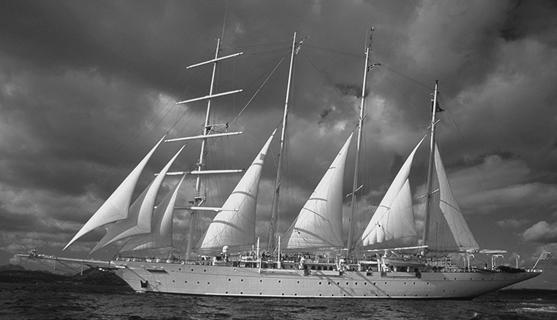
#> input picture МОЦОС/Lab1_МОЦОС_2025/var6.png, 557 x 320 px
$ jupyter execute lab_1_mocos.ipynb
#> lines starting #> are read from the running program, lines starting #| are printed output that depends on the picture
# **Выполнил: Троицкий Тимофей**
# **Группа: ПМ-32**

[cell 1]
import numpy as np
import math
import matplotlib.pyplot as plt
from scipy.interpolate import interp1d
from skimage.io import imread
from skimage import io, transform

# Часть 1

## Номер 1

#### $\nu_1 = 32, \nu_2 = 69$
#### $x(t) = \sin(2\pi\nu_1t) + \sin(2\pi\nu_2t)$
#### Частоту дискретизации будем определять исходя из правила:$$f_д > 2F_{max} $$
#### $F_{max} = max(\nu_1,\nu_2) = \nu_2$
#### $$f_д > 2\nu_2 $$
#### $$f_д > 138 Гц$$

## Номер 2

### Дискретизация сигнала с частотой f:
#### $f_0 = 138$ Гц
#### ***$f_1 = (f_0 - 10) = 128 Гц$:*** $$ \sin(64\pi\frac{n}{128}) + \sin(138\pi\frac{n}{128})$$
#### ***$f_2 = (f_0 + 10) = 148 Гц$:*** $$ \sin(64\pi\frac{n}{148}) + \sin(138\pi\frac{n}{148}) $$
#### ***$f_3 = (f_0 + 1) = 139 Гц$:*** $$ \sin(64\pi\frac{n}{139}) + \sin(138\pi\frac{n}{139}) $$

## Номер 3

[cell 2]
# Задаем параметры сигнала
nu_1, nu_2 = 32, 69  # Частоты сигналов
f_0 = 2 * max(nu_1, nu_2)  # Минимальная частота дискретизации
f_1 = f_0 - 10
f_2 = f_0 + 10
f_3 = f_0 + 1

# Функция для генерации исходного сигнала
def generate_signal(t):
    return np.sin(2 * np.pi * nu_1 * t) + np.sin(2 * np.pi * nu_2 * t)

# [11 lines of commented-out code are left out]

def S(sig, delta_t, nu):
    N = len(sig)
    signal = np.array([np.sum(sig * np.exp(-2j * np.pi * f * np.arange(N) * delta_t) * delta_t) for f in nu])
    return np.abs(signal)


for f in [f_1, f_2, f_3]:
    # Генерация дискретизированного сигнала
    time_d = np.arange(0, 1, 1/f)  # Временные точки
    disc_func = generate_signal(time_d)  # Дискретизированный сигнал

    time_orig = np.linspace(0,1,1000)
    func_orig = generate_signal(time_orig)

    fig, axes = plt.subplots(2, 1, figsize=(15, 8))

    axes[0].plot(time_d, disc_func, color='#900C3F', marker='o', linestyle='', label='Дискретизированный', markersize=6)  # Дискретизированный сигнал
    axes[0].plot(time_orig, func_orig, color='#4b5320', linestyle='-', label='Оригинал')  # Оригинальный сигнал
    axes[0].set_xlabel('Время (с)')
    axes[0].set_ylabel('Амплитуда')
    axes[0].grid(True)
    axes[0].set_title(f"Сигнал: sin(2π*{nu_1}t) + sin(2π*{nu_2}t)\nЧастота дискретизации: {f:.1f} Гц")
    axes[0].legend()

    ν = np.linspace(-f,2*f, 3000)  # Частоты для спектра
    Спектр = S(disc_func, 1/f, ν)

    axes[1].plot(ν, Спектр, color='#9B2D30', linestyle='-', label='Дискретизированный', markersize=6)  # Спектр
    axes[1].set_xlim([min(ν), max(ν)])
    axes[1].set_xlabel('Частота (Гц)')
    axes[1].set_ylabel('Амплитуда спектра')
    axes[1].grid(True)

    plt.tight_layout()
    plt.show()  # Отображаем графики

$$
\sum_{k=-\infty}^{+\infty} x(k \, \Delta t) \cdot e^{-2 \pi i \nu k \, \Delta t} \cdot \Delta t
$$

## Номер 4

[cell 3]
f_d = f_0 - 10  # Возьмем частоту дискретизации меньше чем нужно по критерию

t_k = np.arange(0,1, 0.0001)
x_t = np.sin(2 * np.pi * nu_1 * t_k) + np.sin(2 * np.pi * nu_2 * t_k)

time_d = np.linspace(0, 1, f_d + 1)  # Временные точки
disc_func = generate_signal(time_d)  # Дискретизированный сигнал

def reconstructed(sig, delta_t, t):  # Всем встать в ряд Котельникова
#> called with sig = array of shape (129,), delta_t = 0.00781, t = array of shape (10000,)
    n = len(sig)
    signal = np.zeros(len(t))

    for i,T in enumerate(t):
        mass = 0
        for k in range(-n,n):
            mass += sig[k%n] * np.sin(np.pi*(1/delta_t)*(T-k*delta_t))/(np.pi*(1/delta_t)*(T-k*delta_t))
        signal[i] = mass

    return signal

y_t = reconstructed(disc_func, 1/f_d, t_k)

[cell 4]
# Графики
plt.figure(figsize=(10, 3.5))
plt.plot(t_k, x_t, color='#f19cbb', label='Исходный сигнал x(t)')
plt.plot(time_d, disc_func, color='#900C3F', marker='o', linestyle='', label='Дискретизированный', markersize=3)
plt.plot(t_k, y_t, label='Восстановленный сигнал y(t) (линейная интерполяция)')
plt.title('Исходный и дискретизированный сигналы')
plt.xlabel('Время (с)')
plt.ylabel('Амплитуда')
plt.xlim(0,0.25)  # Ограничение 0.25 стоит для того чтобы можно было нормально анализировать график
plt.legend()
plt.grid(True)

plt.tight_layout()
plt.show()
#> figure, not shown here; curve peaks at x = 0.352, y = 2; curve peaks at x = 0.352, y = 2

### ***Итог:*** При неправильно выбранной частоте дискретизации реальный и восстановленный сигнал отличаются, но в точках дискретизации значения совпадают. При такой частоте дискретизации эти сигналы для нас не отличимы

## Номер 5

[cell 5]
# Считываем изображение
fd = imread('var6.png', as_gray=True)
#> fd is the input picture: shape (320, 557) float64; min 0.0196, max 0.984, mean 0.39

# Получаем размеры изображения
M, N = fd.shape
#> M = 320; N = 557

# Определяем коэффициенты прореживания
k_values = [2, 3, 4]

# Создаем фигуру для отображения изображений
fig, axes = plt.subplots(1, len(k_values) + 1, figsize=(15, 5))

# Отображаем оригинальное изображение
axes[0].imshow(fd, cmap='gray')
axes[0].set_title('Оригинальное изображение')
axes[0].axis('off')

# Проходим по каждому коэффициенту k
for i, k in enumerate(k_values):
    # Прореживаем изображение
    ff = fd[::k, ::k]
    Mk, Nk = ff.shape  # размеры прореженного изображения

    # Создаем массив Sinc для интерполяции
    ColumnInd = np.arange(0, max(Mk, Nk))
    SincArray = np.zeros((max(M, N), max(Mk, Nk)))

    for j in range(max(M, N)):
        SincArray[j] = np.sinc(j / k - ColumnInd)

    # Интерполируем изображение по функции Котельникова
    F = SincArray[:M, :Mk] @ ff @ np.transpose(SincArray[:N, :Nk])

    # Отображаем интерполированное изображение
    axes[i + 1].imshow(F, cmap='gray')
    axes[i + 1].set_title(f'Уменьшено в {k} раз')
    axes[i + 1].axis('off')
#> this loop made 3 passes
#> pass 1, `ff = fd[::k, ::k]`:
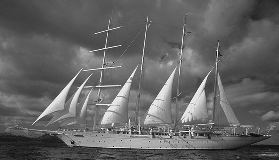
#> ff: shape (160, 279) float64; min 0.0392, max 0.98, mean 0.39
#> pass 1, `F = SincArray[:M, :Mk] @ ff @ np.transpose(SincArray[:N, :Nk])`:
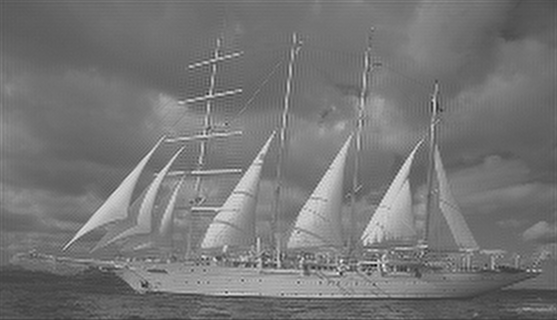
#> F: shape (320, 557) float64; min -0.336, max 1.23, mean 0.39; drawn with min black and max white
#> pass 2, `F = SincArray[:M, :Mk] @ ff @ np.transpose(SincArray[:N, :Nk])`:
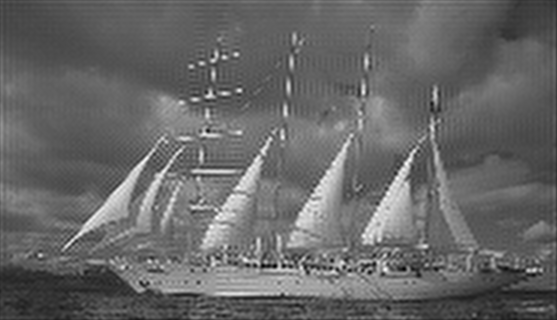
#> F: shape (320, 557) float64; min -0.105, max 1.12, mean 0.392; drawn with min black and max white
#> after the loop:
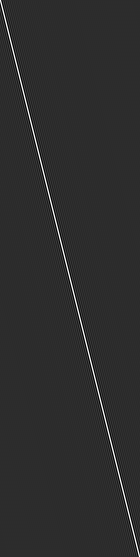
#> SincArray: shape (557, 140) float64; min -0.212, max 1, mean 0.00715; drawn with min black and max white

# Показываем все изображения
plt.tight_layout()
plt.show()

[cell 6]
# Отображаем оригинальное изображение
plt.imshow(fd, cmap='gray')
plt.title('Оригинальное изображение')
plt.axis('off')

[cell 7]
# Создаем фигуру для отображения изображений
fig, axes = plt.subplots(2, len(k_values), figsize=(15, 5))

# Проходим по каждому коэффициенту k
for i, k in enumerate(k_values):
    # Уменьшаем изображение с помощью resize
    resized_image = transform.resize(fd, (M // k, N // k), anti_aliasing=True, order=2)

    # Отображаем уменьшенное изображение
    axes[0][i].imshow(resized_image, cmap='gray')
    axes[0][i].set_title(f'Уменьшено в {k} раз')
    axes[0][i].axis('off')

    resized_image = transform.resize(fd, (M , N), anti_aliasing=True, order=2)

    # Отображаем увеличенное изображение
    axes[1][i].imshow(resized_image, cmap='gray')
    axes[1][i].set_title(f'Уменьшено в {k} раз и обратно')
    axes[1][i].axis('off')
#> this loop made 3 passes
#> pass 1, `resized_image = transform.resize(fd, (M // k, N // k), anti_aliasing=T..`:
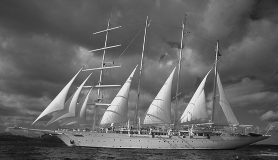
#> resized_image: shape (160, 278) float64; min 0.046, max 0.928, mean 0.39


# Показываем все изображения
plt.tight_layout()
plt.show()

# Часть 2

## Номер 1

[cell 8]
# Устанавливаем параметры
n = 200  # Количество отсчетов
a = 0            # Нижняя граница равномерного распределения
b = 1           # Верхняя граница равномерного распределения

# Генерируем случайный дискретный сигнал
sig = np.random.uniform(a, b, n)

# Создаем оси для графика
k = np.arange(n+1)

old_x = sig.copy()

# Строим график
plt.plot(k[:200],sig,linestyle='', marker='o', color='#f19cbb')
plt.title('Случайный дискретный сигнал x(k)')
plt.xlabel('k (отсчеты)')
plt.ylabel('x(k)')
plt.grid()
plt.tight_layout()
plt.show()
#> figure, not shown here; curve peaks at x = 149, y = 0.999

## Номер 2

[cell 9]
def quantize(signal, bits):
    N_levels = 2 ** bits
    xmin, xmax = min(signal), max(signal)
    q = (xmax - xmin) / N_levels

    d = [xmin + (i + 0.5) * q for i in range(N_levels)]
    J = np.linspace(xmin, xmax, N_levels + 1)
    res = np.zeros(len(signal))
    for i in range(len(signal)):
        for j in range(N_levels):
            if J[j] <= signal[i] <= J[j + 1]:
                res[i] = d[j]
                break

    return res,q

cvant = []
for i in range(1, 9):
    plt.subplots(1, 1, figsize=(16, 4))
    mass, q  = quantize(sig, i)
    cvant.append(mass)
    plt.stairs(mass, k, linestyle='-', color='#0047AB', linewidth=2, label="Квантованный")
    plt.plot(k[:200],sig, linestyle='', marker='o', color='#9B2D30', label="Дискретный сигнал")
    plt.title(f'Квантованный случайный дискретный сигнал с {i} битами')
    plt.xlabel('k (отсчеты)')
    plt.ylabel('x(k)')
    plt.grid()
    plt.tight_layout()
    plt.show()
    # 0047AB
    # 9B2D30

## Номер 3

[cell 10]
emp_errors = []
theor_errors = []

for bit in range(1, 9):
    x_quant, q = quantize(sig, bit)

    emp_error = np.mean((sig - x_quant) ** 2)
    emp_errors.append(emp_error)

    theor_error = q**2 / 12
    theor_errors.append(theor_error)

plt.figure(figsize=(12, 6))
plt.plot(range(1, 9), emp_errors, marker='o', linestyle='-', color='#0047AB', markersize=8, label="Выборочная ошибка")
plt.plot(range(1, 9), theor_errors, marker='s', linestyle='--', color='#f34723', markersize=8, label="Теоретическая оценка")

plt.xlabel("Количество бит", fontsize=14)
plt.ylabel("Ошибка квантования", fontsize=14)
plt.title("Зависимость ошибки квантования от количества бит", fontsize=16)
plt.xticks(fontsize=12)
plt.yticks(fontsize=12)
plt.legend(fontsize=12)
plt.grid(True, linestyle='--', alpha=0.7)

# Добавление аннотаций для каждой точки
for i in range(len(emp_errors)):
    plt.annotate(f"{emp_errors[i]:.4f}", (i + 1, emp_errors[i]), textcoords="offset points", xytext=(0,10), ha='center')
    plt.annotate(f"{theor_errors[i]:.4f}", (i + 1, theor_errors[i]), textcoords="offset points", xytext=(0,-15), ha='center')

plt.tight_layout()
plt.show()

## Номер 4

[cell 11]
snr_values = []

A_signal = np.mean(sig ** 2)

for bit in range(1,9):
    x_quant,q = quantize(sig, bit)

    # Выборочная ошибка квантования (формула 5)
    A_noise = np.mean((sig - x_quant) ** 2)
    emp_errors.append(A_noise)

    # Вычисление SNR
    SNR = 10 * np.log10(A_signal / A_noise)
    snr_values.append(SNR)

plt.plot(range(1,9), snr_values, marker='o', linestyle='-', color='#9B2D30', label="Дискретный сигнал")
plt.title(f'Квантованный случайный дискретный сигнал с {i} битами')
plt.xlabel('Количество бит')
plt.ylabel('SNR')
plt.grid()
plt.tight_layout()
plt.show()

## Номер 5

[cell 12]
m = 15
σ = m + 1

y = np.random.normal(m, σ, n)

# Создаем оси для графика
k = np.arange(n+1)

old_x = sig.copy()

# Строим график
plt.plot(k[:200],y, linestyle='', marker='o', color='#f19cbb')
plt.title('Случайный дискретный сигнал y(k) с нормальным распределением')
plt.xlabel('k (отсчеты)')
plt.ylabel('x(k)')
plt.grid()
plt.tight_layout()
plt.show()
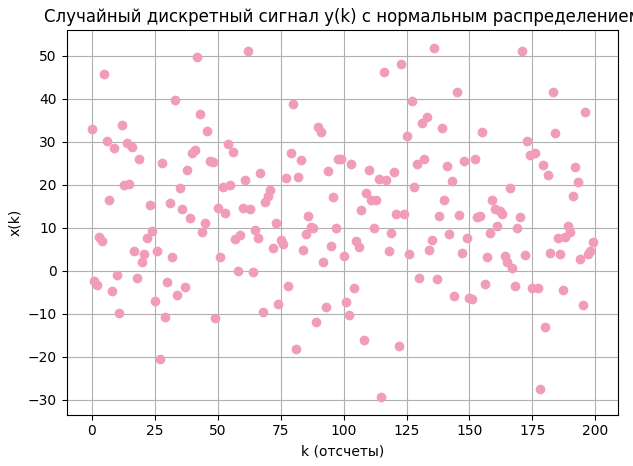
#> figure drawn by matplotlib, 1 panel; curve peaks at x = 136, y = 51.86

## Номер 6 и 7

[cell 13]
def lloyd_max_quantizer(x, bit, m, σ):
    # Определение уровней квантования и порогов для различных битовых глубин
    quant_levels = {
        1: ([-np.inf, 0, np.inf], [-0.7979, 0.7979]),

        2: ([-np.inf, -0.9816, 0, 0.9816, np.inf], [-1.5104, -0.4528, 0.4528, 1.5104]),

        3: ([-np.inf, -1.7479, -1.0500, -0.5005, 0, 0.5005, 1.0500, 1.7479, np.inf],

            [-2.1519, -1.3439, -0.7560, -0.2451, 0.2451, 0.7560, 1.3439, 2.1519]),

        4: ([-np.inf, -2.4008, -1.8435, -1.4371, -1.0993, -0.7995, -0.5224, -0.2582, 0,
              0.2582, 0.5224, 0.7995, 1.0993, 1.4371, 1.8435, 2.4008, np.inf],
            [-2.7326, -2.0690, -1.6180, -1.2562, -0.9423, -0.6568, -0.3880, -0.1284,
              0.1284, 0.3880, 0.6568, 0.9423, 1.2562, 1.6180, 2.0690, 2.7326])
    }

    # Извлечение порогов и уровней квантования для заданной битовой глубины
    thresholds = np.array(quant_levels[bit][0]) * σ + m
    quantization_levels = np.array(quant_levels[bit][1]) * σ + m

    # Инициализация выходного массива
    x_quant = np.zeros_like(x)

    # Применение квантования
    for i in range(len(quantization_levels)):
        if i < len(thresholds) - 1:
            mask = (x >= thresholds[i]) & (x < thresholds[i + 1])
            x_quant[mask] = quantization_levels[i]

    return x_quant

bit_depths = [1, 2, 3, 4]
t = np.linspace(0, len(y), len(y))

for i in bit_depths:
    y_quant = lloyd_max_quantizer(y, i, m, σ)

    plt.figure(figsize=(12, 6))

    # Используем plot для начального сигнала
    plt.plot(t[:200], y[:200], linestyle='', marker='o', color='#9B2D30', label="Дискретный сигнал")

    # Используем stairs для квантованного сигнала
    plt.stairs(y_quant[:200], np.arange(len(y_quant) + 1)[:201], linestyle='-', color='#0047AB', linewidth=2, label=f"Квантованный сигнал ({i} бит)")

    plt.legend()
    plt.title(f"Квантование с {i} битами")
    plt.xlabel("Время")
    plt.ylabel("Амплитуда")

    plt.tight_layout()
    plt.show()
#> this loop made 4 passes
#> pass 1, `plt.show()`:
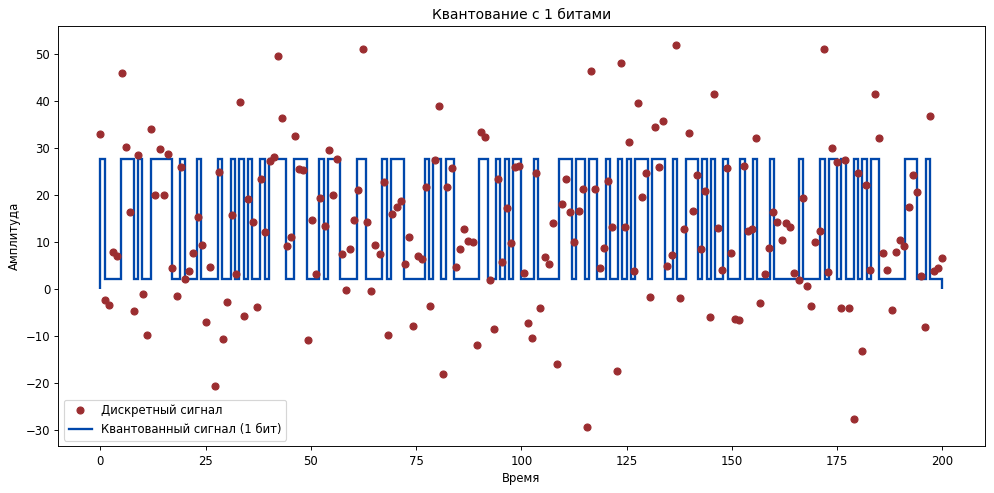
#> figure drawn by matplotlib, 1 panel; curve peaks at x = 136.7, y = 51.86

## Номер 8

[cell 14]
def ERr_Snr(y, y_q):
    err_quant = np.mean((y - y_q) ** 2)
    SNR = 10 * np.log10(np.var(y) / err_quant)
    return err_quant, SNR

err_quant = []
SNR = []

for i in bit_depths:
    y_q = lloyd_max_quantizer(y, i, m, σ)
    value = ERr_Snr(y, y_q)
    err_quant.append(value[0])
    SNR.append(value[1])

# График 1: Ошибка квантования
plt.figure(figsize=(10, 6))
plt.plot(bit_depths, err_quant, marker='o', linestyle='-', color='#0047AB')
plt.xlabel("Количество бит")
plt.ylabel("Среднеквадратичная ошибка")
plt.title("Ошибка квантования")
plt.grid()
plt.tight_layout()
plt.show()

# График 2: Отношение сигнал/шум (SNR)
plt.figure(figsize=(10, 6))
plt.plot(bit_depths, SNR, marker='o', linestyle='-', color='#9B2D30')
plt.xlabel("Количество бит")
plt.ylabel("SNR")
plt.title("SNR")
plt.grid()
plt.tight_layout()
plt.show()

## Номер 9

[cell 15]
bit_depths = [1, 2, 3, 4]
t = np.linspace(0, len(y), len(y))

for i in bit_depths:
    y_quant, q = quantize(y, i)

    plt.figure(figsize=(12, 6))

    # Используем plot для начального сигнала
    plt.plot(t[:200], y[:200], linestyle='', marker='o', color='#9B2D30', label="Дискретный сигнал")

    # Используем stairs для квантованного сигнала
    plt.stairs(y_quant[:200], np.arange(len(y_quant) + 1)[:201], linestyle='-', color='#0047AB', linewidth=2, label=f"Квантованный сигнал ({i} бит)")

    plt.legend()
    plt.title(f"Квантование с {i} битами")
    plt.xlabel("Время")
    plt.ylabel("Амплитуда")

err_quant_u = []
SNR_u = []

for i in bit_depths:
    y_q_u = quantize(y, i)[0]
    value = ERr_Snr(y, y_q_u)
    err_quant_u.append(value[0])
    SNR_u.append(value[1])

# График 1: Ошибка квантования
plt.figure(figsize=(10, 6))
plt.plot(bit_depths, err_quant, marker='o', linestyle='--', label="Лоид", color='green')
plt.plot(bit_depths, err_quant_u, marker='o', linestyle='-', color='#0047AB', label="равномерное")
plt.xlabel("Количество бит")
plt.ylabel("Среднеквадратичная ошибка")
plt.title("Ошибка квантования")
plt.grid()
plt.legend()  # Добавляем легенду
plt.tight_layout()
plt.show()
#> figure, not shown here; curve peaks at x = 136.7, y = 51.86
#> figure, not shown here; curve peaks at x = 136.7, y = 51.86
#> figure, not shown here; curve peaks at x = 136.7, y = 51.86
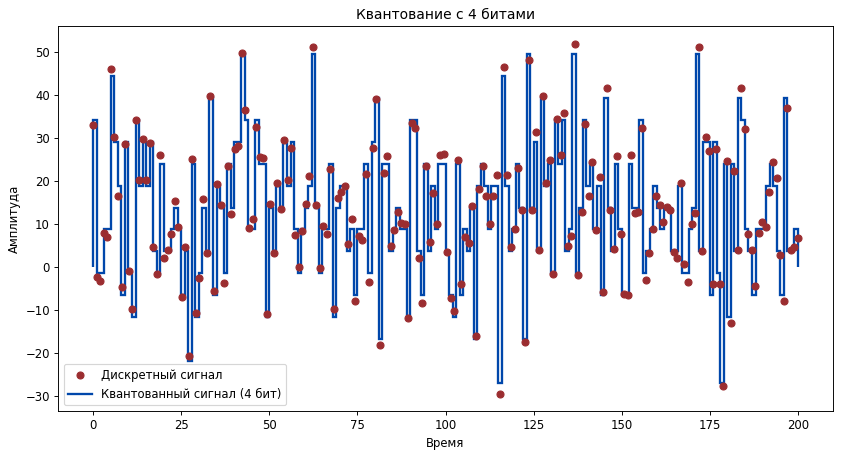
#> figure drawn by matplotlib, 1 panel; curve peaks at x = 136.7, y = 51.86
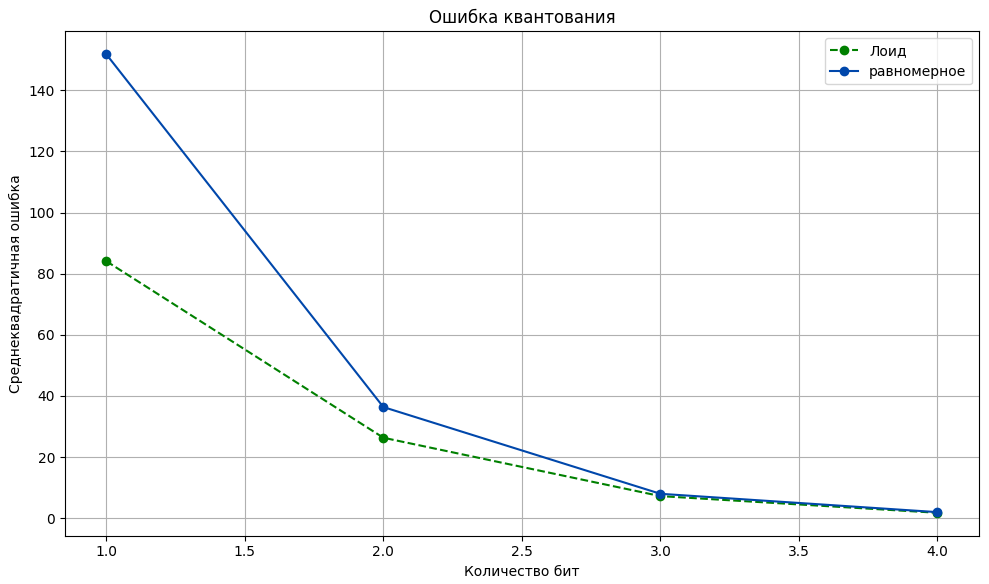
#> figure drawn by matplotlib, 1 panel

# График 2: Отношение сигнал/шум (SNR)
plt.figure(figsize=(10, 6))
plt.plot(bit_depths, SNR, marker='o', linestyle='--', label="Лоид", color='green')
plt.plot(bit_depths, SNR_u, marker='o', linestyle='-', color='#9B2D30', label="равноменое")
plt.xlabel("Количество бит")
plt.ylabel("SNR")
plt.title("SNR")
plt.grid()
plt.legend()  # Добавляем легенду
plt.tight_layout()
plt.show()
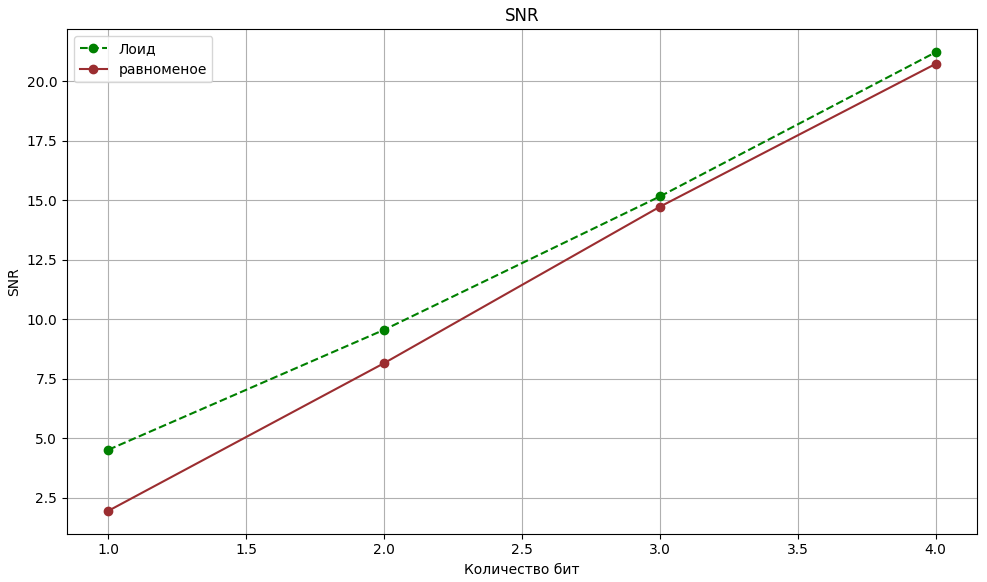
#> figure drawn by matplotlib, 1 panel
